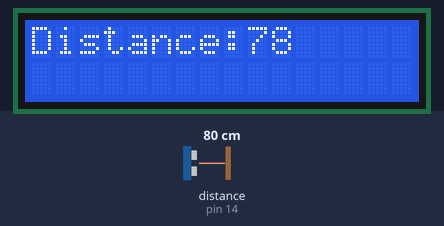
Recording of a sketch running on a simulated Arduino Uno, built with avr-gcc and run on an emulated ATmega328P. On the bench: 16×2 character LCD. Wiring (inferred from the names in the program): ultrasonic range finder: trigger pin 12; echo pin 14. The inputs (shaded band) are chosen by the test bench; at power-on: distance to the obstacle (sensor on pin 14) 80 cm. The echo pulse lasts 58.3 µs per cm.

Above: at 3.2 s.
3.3 s: distance to the obstacle (sensor on pin 14) set to 2 cm
At 6.2 s:
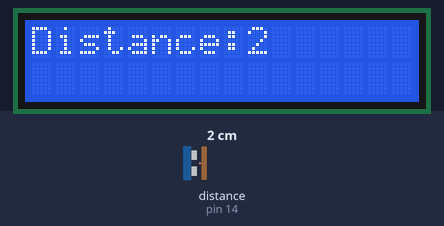
6.6 s: distance to the obstacle (sensor on pin 14) set to 4 cm
At 8.1 s:
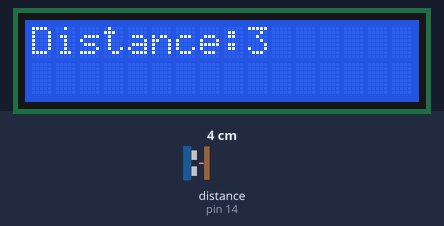
8.4 s: distance to the obstacle (sensor on pin 14) set to 9 cm
At 10.1 s:
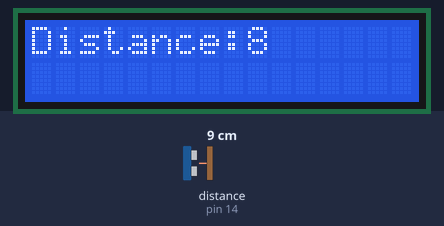
Timing chart, 0 to 11.6 s (numbered marks = the images above; inputs shaded):
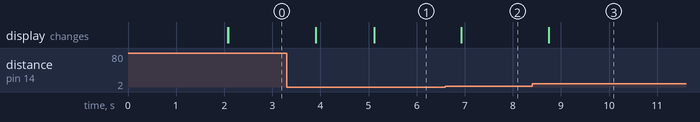

The sketch:

ultrasonic.ino
```cpp
#include <LiquidCrystal.h>

LiquidCrystal lcd(2, 3, 4, 5, 6, 7);

const int trigPin = 12;
const int echoPin = 14;

long duration;
int distance;

void setup() {
lcd.begin(16, 2);
pinMode(trigPin, OUTPUT); // Sets the trigPin as an Output
pinMode(echoPin, INPUT); // Sets the echoPin as an Input
project_name();
}

void loop(){
digitalWrite(trigPin, LOW);
delayMicroseconds(2);
digitalWrite(trigPin, HIGH);
delayMicroseconds(10);
digitalWrite(trigPin, LOW);
duration = pulseIn(echoPin, HIGH);
distance= duration*0.034/2;
lcd.setCursor(0, 0);
lcd.print("Distance:       ");
lcd.setCursor(9, 0);
lcd.print(distance);
lcd.setCursor(0, 1);
lcd.print("                ");
delay(600);
}

void project_name()
{
  lcd.setCursor(0, 0);
  lcd.print("ULTRASONIC SENSR");
  lcd.setCursor(0, 1);
  lcd.print("    HC-SR04     ");
  delay(2000);
  lcd.clear();
}
```

Measured:
- after the input at 3.3 s, the display: first changes after 0.60 s (image 1 shows a later state)
- after the input at 6.6 s, the display: changes after 0.33 s (image 2)
- after the input at 8.4 s, the display: changes after 0.35 s (image 3)
